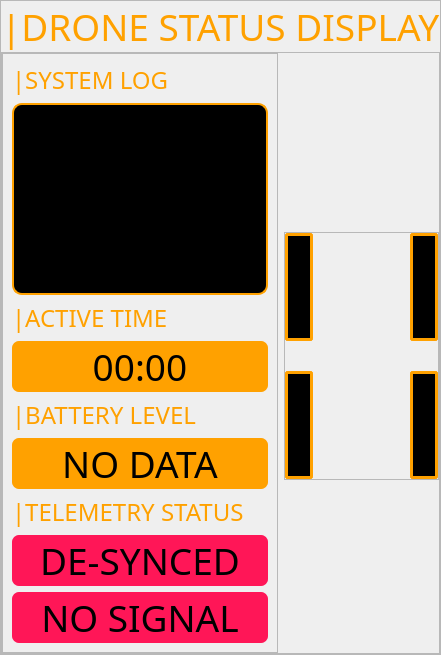
                  <widget class="QFrame" name="frame_4">
                   <property name="sizePolicy">
                    <sizepolicy hsizetype="Preferred" vsizetype="Ignored">
                     <horstretch>0</horstretch>
                     <verstretch>0</verstretch>
                    </sizepolicy>
                   </property>
                   <property name="styleSheet">
                    <string notr="true">border-color: transparent;</string>
                   </property>
                   <property name="frameShape">
                    <enum>QFrame::Shape::StyledPanel</enum>
                   </property>
                   <property name="frameShadow">
                    <enum>QFrame::Shadow::Raised</enum>
                   </property>
                   <layout class="QVBoxLayout" name="verticalLayout_2">
                    <property name="spacing">
                     <number>0</number>
                    </property>
                    <property name="leftMargin">
                     <number>0</number>
                    </property>
                    <property name="topMargin">
                     <number>0</number>
                    </property>
                    <property name="rightMargin">
                     <number>0</number>
                    </property>
                    <property name="bottomMargin">
                     <number>0</number>
                    </property>
                    <item>
                     <widget class="QLabel" name="status_display_label">
                      <property name="font">
                       <font>
                        <family>Impact</family>
                        <pointsize>28</pointsize>
                       </font>
                      </property>
                      <property name="styleSheet">
                       <string notr="true">color: rgb(255, 161, 0);
background-color: transparent;
border-color: transparent;</string>
                      </property>
                      <property name="text">
                       <string>|DRONE STATUS DISPLAY</string>
                      </property>
                      <property name="scaledContents">
                       <bool>false</bool>
                      </property>
                     </widget>
                    </item>
                    <item>
                     <widget class="QFrame" name="frame_3">
                      <property name="sizePolicy">
                       <sizepolicy hsizetype="Expanding" vsizetype="Expanding">
                        <horstretch>0</horstretch>
                        <verstretch>0</verstretch>
                       </sizepolicy>
                      </property>
                      <property name="frameShape">
                       <enum>QFrame::Shape::StyledPanel</enum>
                      </property>
                      <property name="frameShadow">
                       <enum>QFrame::Shadow::Raised</enum>
                      </property>
                      <layout class="QGridLayout" name="gridLayout_7">
                       <property name="leftMargin">
                        <number>0</number>
                       </property>
                       <property name="topMargin">
                        <number>0</number>
                       </property>
                       <property name="rightMargin">
                        <number>0</number>
                       </property>
                       <property name="bottomMargin">
                        <number>0</number>
                       </property>
                       <item row="1" column="1">
                        <widget class="QFrame" name="drone_frame">
                         <property name="sizePolicy">
                          <sizepolicy hsizetype="Minimum" vsizetype="Minimum">
                           <horstretch>0</horstretch>
                           <verstretch>0</verstretch>
                          </sizepolicy>
                         </property>
                         <property name="sizeIncrement">
                          <size>
                           <width>100</width>
                           <height>100</height>
                          </size>
                         </property>
                         <property name="baseSize">
                          <size>
                           <width>200</width>
                           <height>200</height>
                          </size>
                         </property>
                         <property name="frameShape">
                          <enum>QFrame::Shape::StyledPanel</enum>
                         </property>
                         <property name="frameShadow">
                          <enum>QFrame::Shadow::Raised</enum>
                         </property>
                         <layout class="QGridLayout" name="gridLayout_4" rowstretch="6,1,6" columnstretch="0,0,0,0,0,0,0,0,0,0,0,0,0,0,0,0,0,0,0,0,0">
                          <property name="leftMargin">
                           <number>0</number>
                          </property>
                          <property name="topMargin">
                           <number>0</number>
                          </property>
                          <property name="rightMargin">
                           <number>0</number>
                          </property>
                          <property name="bottomMargin">
                           <number>0</number>
                          </property>
                          <item row="0" column="20">
                           <widget class="QProgressBar" name="FR_THROTTLE">
                            <property name="enabled">
                             <bool>true</bool>
                            </property>
                            <property name="styleSheet">
                             <string notr="true">QProgressBar {
    border: 3px solid rgb(255, 161, 0);
	color: transparent;
    border-radius: 3px;
    background-color: #000000;
    text-align: center;
}

QProgressBar::chunk {
    background-color: rgb(255, 161, 0);  /* Your orange color */
    border-radius: 0px;
    margin: 1px;  /* Adjust this to fix the 1px offset */
}</string>
                            </property>
                            <property name="maximum">
                             <number>1023</number>
                            </property>
                            <property name="value">
                             <number>0</number>
                            </property>
                            <property name="orientation">
                             <enum>Qt::Orientation::Vertical</enum>
                            </property>
                            <property name="textDirection">
                             <enum>QProgressBar::Direction::BottomToTop</enum>
                            </property>
                           </widget>
                          </item>
                          <item row="0" column="0">
                           <widget class="QProgressBar" name="FL_THROTTLE">
                            <property name="enabled">
                             <bool>true</bool>
                            </property>
                            <property name="styleSheet">
                             <string notr="true">QProgressBar {
    border: 3px solid rgb(255, 161, 0);
	color: transparent;
    border-radius: 3px;
    background-color: #000000;
    text-align: center;
}

QProgressBar::chunk {
    background-color: rgb(255, 161, 0);  /* Your orange color */
    border-radius: 0px;
    margin: 1px;  /* Adjust this to fix the 1px offset */
}</string>
                            </property>
                            <property name="maximum">
                             <number>1023</number>
                            </property>
                            <property name="value">
                             <number>0</number>
                            </property>
                            <property name="orientation">
                             <enum>Qt::Orientation::Vertical</enum>
                            </property>
                            <property name="textDirection">
                             <enum>QProgressBar::Direction::BottomToTop</enum>
                            </property>
                           </widget>
                          </item>
                          <item row="2" column="20">
                           <widget class="QProgressBar" name="BR_THROTTLE">
                            <property name="enabled">
                             <bool>true</bool>
                            </property>
                            <property name="styleSheet">
                             <string notr="true">QProgressBar {
    border: 3px solid rgb(255, 161, 0);
	color: transparent;
    border-radius: 3px;
    background-color: #000000;
    text-align: center;
}

QProgressBar::chunk {
    background-color: rgb(255, 161, 0);  /* Your orange color */
    border-radius: 0px;
    margin: 1px;  /* Adjust this to fix the 1px offset */
}</string>
                            </property>
                            <property name="maximum">
                             <number>1023</number>
                            </property>
                            <property name="value">
                             <number>0</number>
                            </property>
                            <property name="orientation">
                             <enum>Qt::Orientation::Vertical</enum>
                            </property>
                            <property name="textDirection">
                             <enum>QProgressBar::Direction::BottomToTop</enum>
                            </property>
                           </widget>
                          </item>
                          <item row="1" column="0">
                           <spacer name="verticalSpacer">
                            <property name="orientation">
                             <enum>Qt::Orientation::Vertical</enum>
                            </property>
                            <property name="sizeHint" stdset="0">
                             <size>
                              <width>20</width>
                              <height>40</height>
                             </size>
                            </property>
                           </spacer>
                          </item>
                          <item row="0" column="1" rowspan="3">
                           <widget class="SquareImageWidget" name="drone_image_container" native="true">
                            <property name="sizePolicy">
                             <sizepolicy hsizetype="Expanding" vsizetype="Expanding">
                              <horstretch>0</horstretch>
                              <verstretch>0</verstretch>
                             </sizepolicy>
                            </property>
                            <property name="styleSheet">
                             <string notr="true"/>
                            </property>
                            <layout class="QGridLayout" name="gridLayout_5">
                             <property name="leftMargin">
                              <number>0</number>
                             </property>
                             <property name="topMargin">
                              <number>0</number>
                             </property>
                             <property name="rightMargin">
                              <number>0</number>
                             </property>
                             <property name="bottomMargin">
                              <number>0</number>
                             </property>
                             <item row="0" column="0">
                              <widget class="QLabel" name="drone_image">
                               <property name="text">
                                <string/>
                               </property>
                               <property name="pixmap">
                                <pixmap resource="assets.qrc">:/assets/drone_outline_with_blade_colored.svg</pixmap>
                               </property>
                               <property name="scaledContents">
                                <bool>false</bool>
                               </property>
                               <property name="alignment">
                                <set>Qt::AlignmentFlag::AlignCenter</set>
                               </property>
                              </widget>
                             </item>
                            </layout>
                           </widget>
                          </item>
                          <item row="1" column="20">
                           <spacer name="verticalSpacer_2">
                            <property name="orientation">
                             <enum>Qt::Orientation::Vertical</enum>
                            </property>
                            <property name="sizeType">
                             <enum>QSizePolicy::Policy::Preferred</enum>
                            </property>
                            <property name="sizeHint" stdset="0">
                             <size>
                              <width>20</width>
                              <height>40</height>
                             </size>
                            </property>
                           </spacer>
                          </item>
                          <item row="2" column="0">
                           <widget class="QProgressBar" name="BL_THROTTLE">
                            <property name="enabled">
                             <bool>true</bool>
                            </property>
                            <property name="styleSheet">
                             <string notr="true">QProgressBar {
    border: 3px solid rgb(255, 161, 0);
	color: transparent;
    border-radius: 3px;
    background-color: #000000;
    text-align: center;
}

QProgressBar::chunk {
    background-color: rgb(255, 161, 0);  /* Your orange color */
    border-radius: 0px;
    margin: 1px;  /* Adjust this to fix the 1px offset */
}</string>
                            </property>
                            <property name="maximum">
                             <number>1023</number>
                            </property>
                            <property name="value">
                             <number>0</number>
                            </property>
                            <property name="orientation">
                             <enum>Qt::Orientation::Vertical</enum>
                            </property>
                            <property name="textDirection">
                             <enum>QProgressBar::Direction::BottomToTop</enum>
                            </property>
                           </widget>
                          </item>
                         </layout>
                        </widget>
                       </item>
                       <item row="0" column="0" rowspan="3">
                        <widget class="QFrame" name="info_frame">
                         <property name="sizePolicy">
                          <sizepolicy hsizetype="Expanding" vsizetype="Expanding">
                           <horstretch>0</horstretch>
                           <verstretch>0</verstretch>
                          </sizepolicy>
                         </property>
                         <property name="autoFillBackground">
                          <bool>false</bool>
                         </property>
                         <property name="styleSheet">
                          <string notr="true">border-color: transparent;
</string>
                         </property>
                         <property name="frameShape">
                          <enum>QFrame::Shape::StyledPanel</enum>
                         </property>
                         <property name="frameShadow">
                          <enum>QFrame::Shadow::Raised</enum>
                         </property>
                         <layout class="QVBoxLayout" name="verticalLayout">
                          <item>
                           <widget class="QLabel" name="system_log_label">
                            <property name="font">
                             <font>
                              <family>Impact</family>
                              <pointsize>18</pointsize>
                             </font>
                            </property>
                            <property name="styleSheet">
                             <string notr="true">color: rgb(255, 161, 0);
background-color: transparent;
border-color: transparent;</string>
                            </property>
                            <property name="text">
                             <string>|SYSTEM LOG</string>
                            </property>
                           </widget>
                          </item>
                          <item>
                           <widget class="QPlainTextEdit" name="system_log">
                            <property name="sizePolicy">
                             <sizepolicy hsizetype="Preferred" vsizetype="Expanding">
                              <horstretch>0</horstretch>
                              <verstretch>0</verstretch>
                             </sizepolicy>
                            </property>
                            <property name="font">
                             <font>
                              <family>Impact</family>
                              <pointsize>12</pointsize>
                             </font>
                            </property>
                            <property name="styleSheet">
                             <string notr="true">QPlainTextEdit {
    background-color: black;
    color: rgb(255, 161, 0);
    border: 2px solid rgb(255, 161, 0);
    border-radius: 10px;
    padding: 5px;
}

/* Vertical ScrollBar */
QScrollBar:vertical {
    background: black;
    width: 10px;
    margin: 0px;
}

QScrollBar::handle:vertical {
    background: rgb(255, 161, 0);
    min-height: 20px;
    border-radius: 5px;
}

QScrollBar::add-line:vertical,
QScrollBar::sub-line:vertical {
    height: 0px;
    background: none;
}

/* This is the part behind the handle (track) */
QScrollBar::groove:vertical {
    background: black;
    border-radius: 5px;
}
</string>
                            </property>
                            <property name="plainText">
                             <string/>
                            </property>
                           </widget>
                          </item>
                          <item>
                           <widget class="QLabel" name="timer_label">
                            <property name="font">
                             <font>
                              <family>Impact</family>
                              <pointsize>18</pointsize>
                             </font>
                            </property>
                            <property name="styleSheet">
                             <string notr="true">color: rgb(255, 161, 0);
background-color: transparent;
</string>
                            </property>
                            <property name="text">
                             <string>|ACTIVE TIME</string>
                            </property>
                           </widget>
                          </item>
                          <item>
                           <widget class="QLabel" name="timer">
                            <property name="font">
                             <font>
                              <family>Impact</family>
                              <pointsize>28</pointsize>
                             </font>
                            </property>
                            <property name="styleSheet">
                             <string notr="true">color: rgb(0, 0, 0);
background-color: rgb(255, 161, 0);
border-radius: 7px;
</string>
                            </property>
                            <property name="text">
                             <string>00:00</string>
                            </property>
                            <property name="alignment">
                             <set>Qt::AlignmentFlag::AlignCenter</set>
                            </property>
                           </widget>
                          </item>
                          <item>
                           <widget class="QLabel" name="battery_label">
                            <property name="font">
                             <font>
                              <family>Impact</family>
                              <pointsize>18</pointsize>
                             </font>
                            </property>
                            <property name="styleSheet">
                             <string notr="true">color: rgb(255, 161, 0);
background-color: transparent;
border-color: transparent;</string>
                            </property>
                            <property name="text">
                             <string>|BATTERY LEVEL</string>
                            </property>
                           </widget>
                          </item>
                          <item>
                           <widget class="QLabel" name="battery">
                            <property name="font">
                             <font>
                              <family>Impact</family>
                              <pointsize>28</pointsize>
                             </font>
                            </property>
                            <property name="styleSheet">
                             <string notr="true">color: rgb(0, 0, 0);
background-color: rgb(255, 161, 0);
border-radius: 7px;
</string>
                            </property>
                            <property name="text">
                             <string>NO DATA</string>
                            </property>
                            <property name="alignment">
                             <set>Qt::AlignmentFlag::AlignCenter</set>
                            </property>
                           </widget>
                          </item>
                          <item>
                           <widget class="QLabel" name="battery_label_2">
                            <property name="font">
                             <font>
                              <family>Impact</family>
                              <pointsize>18</pointsize>
                             </font>
                            </property>
                            <property name="styleSheet">
                             <string notr="true">color: rgb(255, 161, 0);
background-color: transparent;
border-color: transparent;</string>
                            </property>
                            <property name="text">
                             <string>|TELEMETRY STATUS</string>
                            </property>
                           </widget>
                          </item>
                          <item>
                           <widget class="QLabel" name="sync_status">
                            <property name="font">
                             <font>
                              <family>Impact</family>
                              <pointsize>28</pointsize>
                             </font>
                            </property>
                            <property name="styleSheet">
                             <string notr="true">color: rgb(0, 0, 0);
background-color: rgb(255, 22, 87);
border-color: rgb(255, 22, 87);
border-radius: 7px;</string>
                            </property>
                            <property name="text">
                             <string>DE-SYNCED</string>
                            </property>
                            <property name="alignment">
                             <set>Qt::AlignmentFlag::AlignCenter</set>
                            </property>
                           </widget>
                          </item>
                          <item>
                           <widget class="QLabel" name="telemetry_status">
                            <property name="font">
                             <font>
                              <family>Impact</family>
                              <pointsize>28</pointsize>
                             </font>
                            </property>
                            <property name="styleSheet">
                             <string notr="true">color: rgb(0, 0, 0);
background-color: rgb(255, 22, 87);
border-color: rgb(255, 22, 87);
border-radius: 7px;</string>
                            </property>
                            <property name="text">
                             <string>NO SIGNAL</string>
                            </property>
                            <property name="alignment">
                             <set>Qt::AlignmentFlag::AlignCenter</set>
                            </property>
                           </widget>
                          </item>
                         </layout>
                        </widget>
                       </item>
                       <item row="0" column="1">
                        <spacer name="verticalSpacer_3">
                         <property name="orientation">
                          <enum>Qt::Orientation::Vertical</enum>
                         </property>
                         <property name="sizeType">
                          <enum>QSizePolicy::Policy::Expanding</enum>
                         </property>
                         <property name="sizeHint" stdset="0">
                          <size>
                           <width>20</width>
                           <height>40</height>
                          </size>
                         </property>
                        </spacer>
                       </item>
                       <item row="2" column="1">
                        <spacer name="verticalSpacer_4">
                         <property name="orientation">
                          <enum>Qt::Orientation::Vertical</enum>
                         </property>
                         <property name="sizeHint" stdset="0">
                          <size>
                           <width>20</width>
                           <height>40</height>
                          </size>
                         </property>
                        </spacer>
                       </item>
                      </layout>
                     </widget>
                    </item>
                   </layout>
                  </widget>
